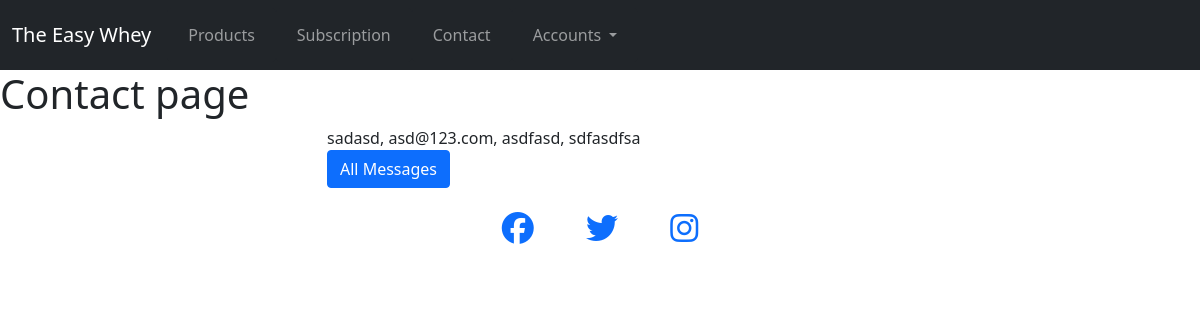
The app's page /contact/admin/5 (signed in) with its own data.
### contact/models.py (models this page shows, shortened)
class Contact(models.Model):
    class Meta:
        verbose_name_plural = "Contact"
    name = models.CharField(max_length=50, null=False, blank=False)
    email = models.EmailField(max_length=100, null=False, blank=False)
    phone_number = models.CharField(max_length=50, null=False, blank=False)
    message = models.CharField(max_length=500, null=False, blank=False)

### contact/views.py (the view)
# urls.py: path('contact/admin/<message_id>', views.admin_view_message, name="admin_view_message"),
@login_required
@staff_member_required
def admin_view_message(request, message_id):
    message = Contact.objects.get(id=message_id)
    context = {
        "message" : message
    }
    return render(request, "contact/view_message.html", context)

### templates/contact/view_message.html (shortened to what this page needs)
{% extends 'base.html' %}
{% load static %}
{% block content %}
<h1>Contact page</h1>
<div class="container">
    <div class="row">
        <div class="col-6 offset-3 justify-content-center">
            <div>
                {{ message.name }}, {{ message.email }}, {{ message.phone_number }}, {{ message.message }}
            </div>
            <a class="btn btn-primary" href="{% url 'message_management' %}">All Messages</a>
        </div>
    </div>
</div>
{% endblock %}

### records on screen
Contact: name "sadasd", email "asd@123.com", phone_number "asdfasd", message "sdfasdfsa"
